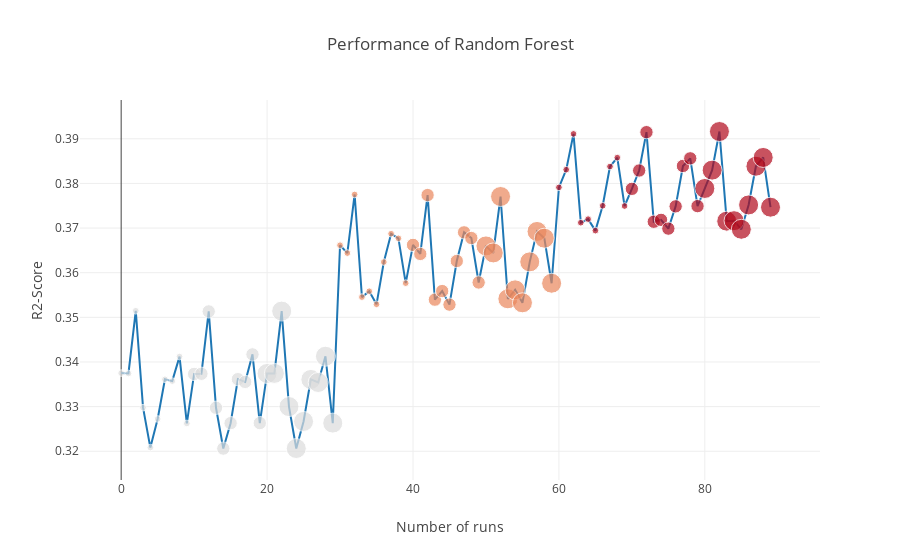

Write notebook code for a chart like this one.
### Code cell
# Scatter plot to display the result of Random Forest 

trace0 = go.Scatter(
    x = df_rf.index,
    y = df_rf.RFR2Score,
    mode = 'markers+lines',
    marker=dict(
        size=df_rf.nEstimators/15,
        color = df_rf.maxDepth
    )
)

data = [trace0]

layout= go.Layout(
    legend=dict(
        traceorder='normal',
        font=dict(
            size=12,
            color='#000'
        )
    ),
    title= 'Performance of Random Forest',
    xaxis= dict(
        title= 'Number of runs'
    ),
    yaxis=dict(
        title= 'R2-Score'
    )
)  

fig= go.Figure(data=data, layout=layout)
py.iplot(fig)

### Figure 1 — Plotly figure (JSON) as saved in the notebook; plotly's stock layout.template omitted (floating-point values rounded to 4 significant figures)
{"data": [{"marker": {"color": [3, 3, 3, 3, 3, 3, 3, 3, 3, 3, 3, 3, 3, 3, 3, 3, 3, 3, 3, 3, 3, 3, 3, 3, 3, 3, 3, 3, 3, 3, 4, 4, 4, 4, 4, 4, 4, 4, 4, 4, 4, 4, 4, 4, 4, 4, 4, 4, 4, 4, 4, 4, 4, 4, 4, 4, 4, 4, 4, 4, 5, 5, 5, 5, 5, 5, 5, 5, 5, 5, 5, 5, 5, 5, 5, 5, 5, 5, 5, 5, 5, 5, 5, 5, 5, 5, 5, 5, 5, 5], "size": [6.667, 6.667, 6.667, 6.667, 6.667, 6.667, 6.667, 6.667, 6.667, 6.667, 13.33, 13.33, 13.33, 13.33, 13.33, 13.33, 13.33, 13.33, 13.33, 13.33, 20, 20, 20, 20, 20, 20, 20, 20, 20, 20, 6.667, 6.667, 6.667, 6.667, 6.667, 6.667, 6.667, 6.667, 6.667, 6.667, 13.33, 13.33, 13.33, 13.33, 13.33, 13.33, 13.33, 13.33, 13.33, 13.33, 20, 20, 20, 20, 20, 20, 20, 20, 20, 20, 6.667, 6.667, 6.667, 6.667, 6.667, 6.667, 6.667, 6.667, 6.667, 6.667, 13.33, 13.33, 13.33, 13.33, 13.33, 13.33, 13.33, 13.33, 13.33, 13.33, 20, 20, 20, 20, 20, 20, 20, 20, 20, 20]}, "mode": "markers+lines", "type": "scatter", "uid": "a81f5624-5f7d-4cec-8d5b-33752f0de8b8", "x": [0, 1, 2, 3, 4, 5, 6, 7, 8, 9, 10, 11, 12, 13, 14, 15, 16, 17, 18, 19, 20, 21, 22, 23, 24, 25, 26, 27, 28, 29, 30, 31, 32, 33, 34, 35, 36, 37, 38, 39, 40, 41, 42, 43, 44, 45, 46, 47, 48, 49, 50, 51, 52, 53, 54, 55, 56, 57, 58, 59, 60, 61, 62, 63, 64, 65, 66, 67, 68, 69, 70, 71, 72, 73, 74, 75, 76, 77, 78, 79, 80, 81, 82, 83, 84, 85, 86, 87, 88, 89], "y": [0.3375, 0.3374, 0.3515, 0.3298, 0.3208, 0.3272, 0.3361, 0.3357, 0.3412, 0.3262, 0.3373, 0.3374, 0.3513, 0.3297, 0.3206, 0.3263, 0.3361, 0.3355, 0.3417, 0.3263, 0.3374, 0.3374, 0.3514, 0.33, 0.3206, 0.3267, 0.3361, 0.3354, 0.3413, 0.3263, 0.3662, 0.3644, 0.3775, 0.3545, 0.3558, 0.3529, 0.3624, 0.3687, 0.3677, 0.3577, 0.3662, 0.3642, 0.3774, 0.354, 0.3559, 0.3528, 0.3626, 0.369, 0.3678, 0.3578, 0.366, 0.3644, 0.3771, 0.3541, 0.3562, 0.3533, 0.3624, 0.3692, 0.3677, 0.3576, 0.3791, 0.3831, 0.3911, 0.3712, 0.372, 0.3694, 0.375, 0.3838, 0.3858, 0.3749, 0.3788, 0.3829, 0.3915, 0.3714, 0.3718, 0.3699, 0.3749, 0.3839, 0.3856, 0.3749, 0.3789, 0.383, 0.3916, 0.3715, 0.3716, 0.3697, 0.3752, 0.3838, 0.3858, 0.3747]}], "layout": {"legend": {"font": {"color": "#000", "size": 12}, "traceorder": "normal"}, "title": {"text": "Performance of Random Forest"}, "xaxis": {"title": {"text": "Number of runs"}}, "yaxis": {"title": {"text": "R2-Score"}}}}
